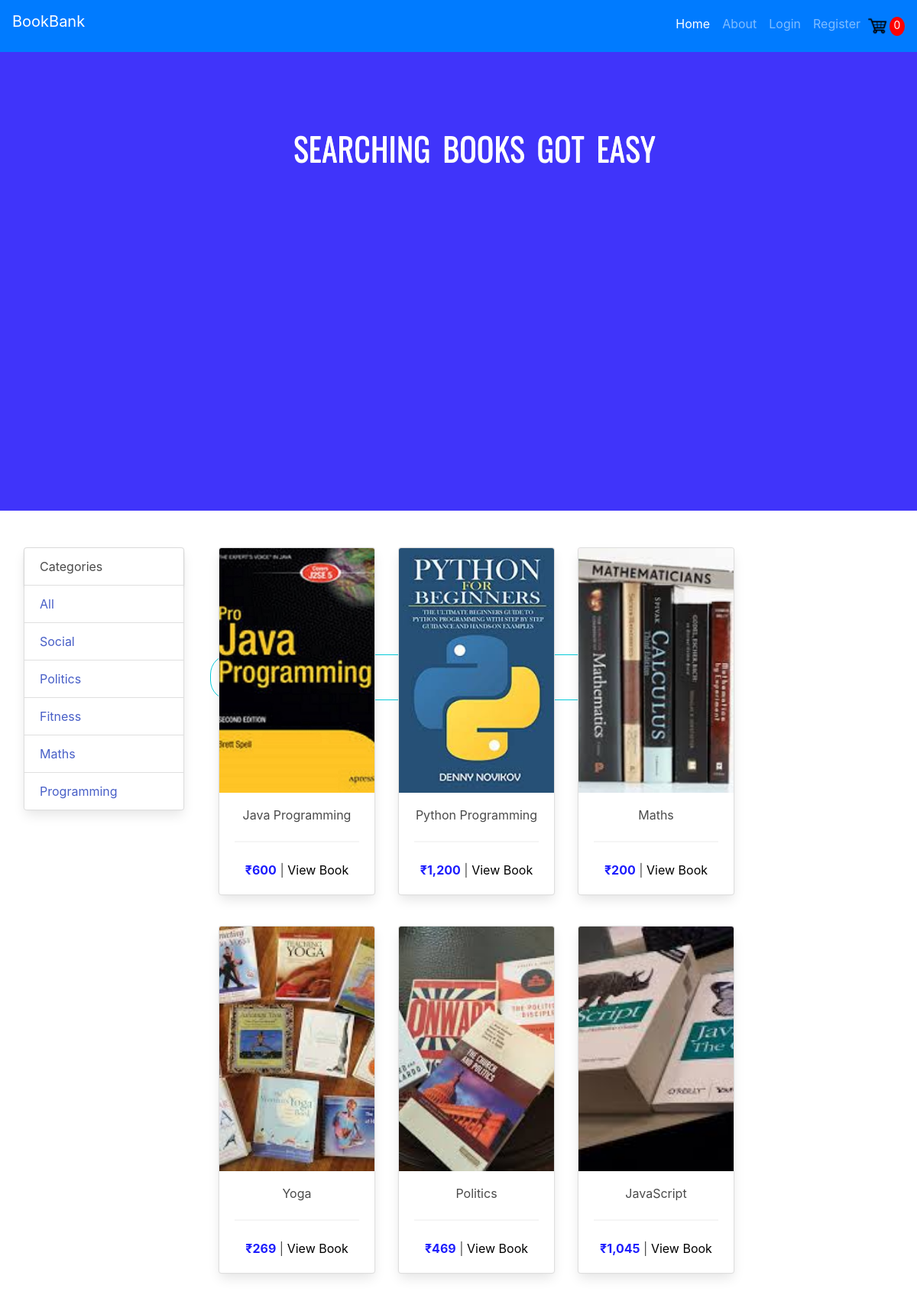
The page / on the database its author committed.
### books_home/models.py (models this page shows, shortened)
class Books(models.Model):
    user = models.ForeignKey(User,on_delete=models.DO_NOTHING)
    title = models.CharField(max_length=200)
    address = models.CharField(max_length=200)
    city = models.CharField(max_length=200)
    state = models.CharField(max_length=200)
    zipcode = models.CharField(max_length=20)
    description = models.TextField(blank=True)
    price = models.IntegerField()
    photo_main = models.ImageField(upload_to = "photos/%Y/%m/%d/")
    photo1 = models.ImageField(upload_to = "photos/%Y/%m/%d/",blank=True)
    photo2 = models.ImageField(upload_to = "photos/%Y/%m/%d/",blank=True)
    photo3 = models.ImageField(upload_to = "photos/%Y/%m/%d/",blank=True)
    photo4 = models.ImageField(upload_to = "photos/%Y/%m/%d/",blank=True)
    photo5 = models.ImageField(upload_to = "photos/%Y/%m/%d/",blank=True)
    photo6 = models.ImageField(upload_to = "photos/%Y/%m/%d/",blank=True)
    is_published = models.BooleanField(default=True)
    pdf = models.FileField(upload_to = "pdfs/%Y/%m/%d/",blank=True)
    category= models.CharField(choices=cc,null=True,max_length=100)
    book_date = models.DateTimeField(default=datetime.now(),blank=True)

### books_home/views.py (the view)
# urls.py: path('',views.index,name="index"),
def index(request):
    if request.method=="POST":
        text = request.POST['search']
        all_books = Books.objects.filter(title__icontains=text)
        if not all_books:
            context = {
                'books':[],
                'flag':1,
                'mes':"No books found"
            }
            return render(request,"books_home/index.html",context=context)
    else:
        all_books = Books.objects.all()
    if request.user.is_authenticated:
        customer = request.user.customer
        order, created = Order.objects.get_or_create(customer=customer, complete=False)
        items = order.orderitem_set.all()
        cartItems = 0
        for i in items:
            cartItems+=int(i.quantity)
    else:
        items = []
        cartItems=0
    context = {
            'books':all_books,
            'flag':0,
            'items':items,
            "cartItems":cartItems
            }
    return render(request,"books_home/index.html",context=context)

### books_home/templates/books_home/index.html (shortened to what this page needs)
{% extends 'base.html' %}
{% load static %}
{% load humanize %}
{% block content %}
    <head>
    </head>
        <div class="bg-img">
            <h1 id="heading" style="color:white">Searching Books Got Easy</h1>
            <div class="search">
                <form action="" method="POST">
                    <div class="row">
                        <center>
                        </center>
                    </div>
                </form>
            </div>
        </div>
        <br><br>
        <div class="container">
            <div class="row">
                <div class="col-md-3">
                    <div class="card" style="width: 18rem;">
                        <div class="card-header">
                          Categories
                        </div>
                        <ul class="list-group list-group-flush">
                          <li class="list-group-item"><a href="{% url 'category' 'all' %}" >All</a></li>
                          <li class="list-group-item"><a href="{% url 'category' 'social' %}">Social</a></li>
                          <li class="list-group-item"><a href="{% url 'category' 'politics' %}">Politics</a></li>
                          <li class="list-group-item"><a href="{% url 'category' 'fitness' %}">Fitness</a></li>
                          <li class="list-group-item"><a href="{% url 'category' 'maths' %}">Maths</a></li>
                          <li class="list-group-item"><a href="{% url 'category' 'programming' %}">Programming</a></li>
                        </ul>
                      </div>
                </div>
                <div class="col-md-9">
                    <div class="row" style="margin-left: auto;margin-bottom: auto;">
                    {% for book in books %}
                        <div class="col-md-4  text-right" style="margin-bottom: 5vh;">
                            <div class="card" >
                                <img class="card-img-top" src="{{book.photo_main.url}}" alt="Card image cap">
                                <div class="card-body">
                                  <h6 style="text-align:center;" class="card-text">{{book.title}}</h6><hr>
                                  <p style="text-align:center;"><b style="color:rgb(29, 29, 253)">₹{{book.price | intcomma}}</b> | <a id="book" href="{% url 'show_book' book.id %}">View Book</a></p>
                                </div>
                              </div>
                        </div>
                    {% endfor %}
                    </div>
                </div>
            </div>
        </div>
        <br><br><br><br><br>
{% endblock %}

### books_home/templates/base.html (shortened to what this page needs)
<!DOCTYPE html>
<html lang="en">
<head>
    <link rel="stylesheet" href="https://maxcdn.bootstrapcdn.com/bootstrap/4.0.0/css/bootstrap.min.css">
    <link rel="stylesheet" href="https://cdnjs.cloudflare.com/ajax/libs/bulma/0.7.2/css/bulma.min.css" />
</head>
{% load static %}
<body>
    <nav class="navbar navbar-expand-lg  navbar-dark bg-primary">
        <a class="navbar-brand" href="#">BookBank</a>
        <div class="collapse navbar-collapse" id="navbarSupportedContent">
          <ul class="navbar-nav ml-auto">
            <li class="nav-item active">
              <a class="nav-link" href="{% url 'index' %}">Home <span class="sr-only">(current)</span></a>
            </li>
            <li class="nav-item">
              <a class="nav-link" href="{% url 'about' %}">About</a>
            </li>
            {% if user.is_authenticated %}
              <li class="nav-item">
                <a class="nav-link" href="#">Hello {{user.username}} </a>
              </li>
              <li class="nav-item">
                <a class="nav-link" href="{% url 'logout' %}">Logout</a>
              </li>
            {% else %}
              <li class="nav-item">
                <a class="nav-link" href="{% url 'login' %}">Login</a>
              </li>
              <li class="nav-item">
                <a class="nav-link" href="{% url 'register' %}">Register</a>
              </li>
            {% endif %}
            <div class="form-inline my-2 my-lg-0">
                    <a href="{% url 'cart'%}">
                      <img  id="cart-icon" width=30px height=30px src="{% static 'images/cart.png' %}">
                    </a>
                   <p id="cart-total">{{cartItems}}</p>
                 </div>
          </ul>
        </div>
    </nav>
    {% block content %}
    {% endblock %}
</body>
</html>

### books_home/templates/base.html (style rules this page uses)
#cart-total { display: block; text-align: center; color:#fff; background-color: red; width: 20px; height: 25px; border-radius: 50%; font-size: 14px; }

### rows shown on the page
Books: photo_main (picture), title "Java Programming", price "600"
Books: photo_main (picture), title "Python Programming", price "1,200"
Books: photo_main (picture), title "Maths", price "200"
Books: photo_main (picture), title "Yoga", price "269"
Books: photo_main (picture), title "Politics", price "469"
Books: photo_main (picture), title "JavaScript", price "1,045"

### other values the page prints
{{ cartItems }} "0"
